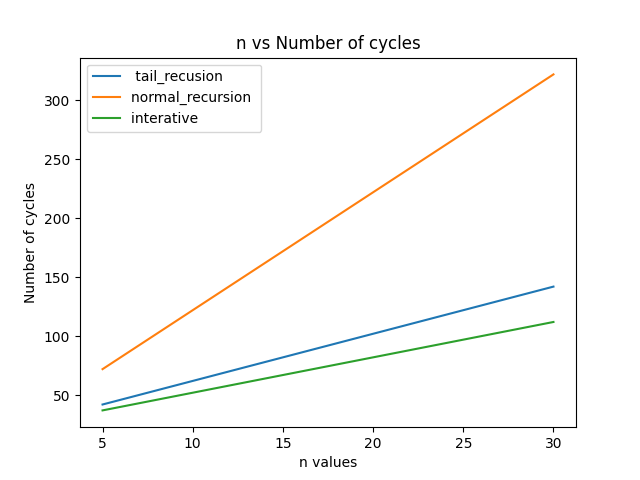

This chart was generated by the following Python code:
import matplotlib.pyplot as plt

# Assuming you have these arrays
n_values = [5, 10, 15, 20, 25, 30]  # replace with your actual values
hex_cycles1 = ['0x2a', '0x3e', '0x52', '0x66', '0x7a', '0x8e']  # replace with your actual values
hex_cycles2 = ['0x48', '0x7a', '0xac', '0xde', '0x110','0x142']  # replace with your actual values
hex_cycles3 = ['0x25', '0x34', '0x43', '0x52', '0x61' ,'0x70']  # replace with your actual values

# Convert hexadecimal values to integers
cycles1 = [int(x, 16) for x in hex_cycles1]
cycles2 = [int(x, 16) for x in hex_cycles2]
cycles3 = [int(x, 16) for x in hex_cycles3]

# Plotting
plt.plot(n_values, cycles1, label=' tail_recusion')
plt.plot(n_values, cycles2, label='normal_recursion ')
plt.plot(n_values, cycles3, label='interative ')

plt.xlabel('n values')
plt.ylabel('Number of cycles')
plt.title('n vs Number of cycles')
plt.legend()

# Save the plot to a file
plt.savefig('graph.png')

plt.show()